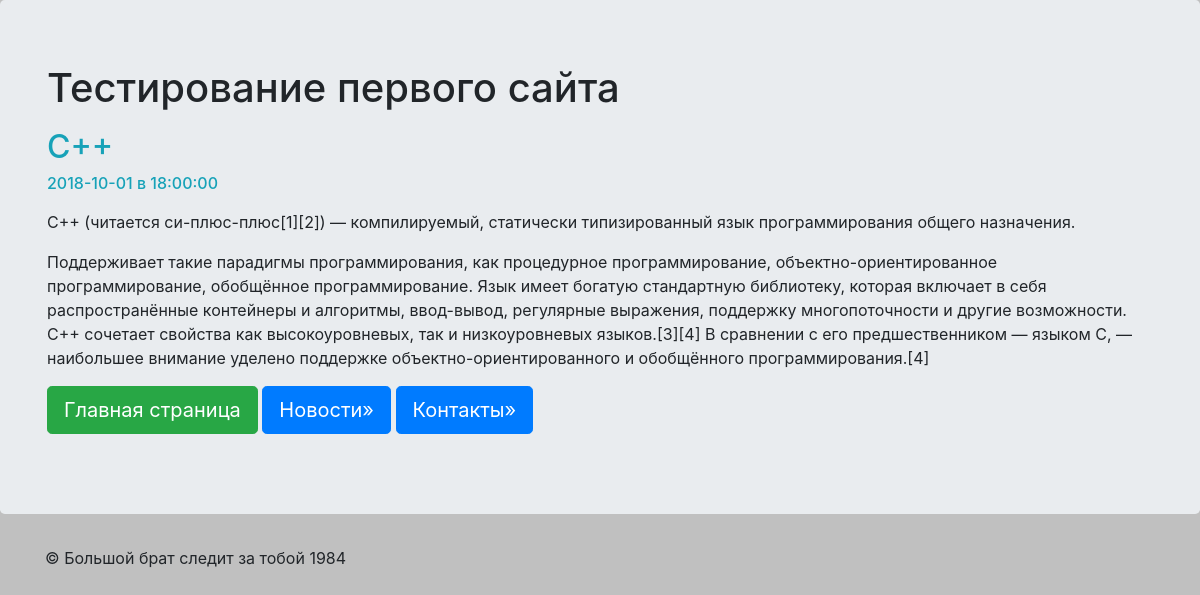
Screenshot of /news/3 with the database file from the repository.
### news/models.py (models this page shows, shortened)
class Articles(models.Model):
  title = models.CharField(max_length = 120)
  post = models.TextField()
  date = models.DateTimeField()

### news/templates/news/post.html
{% extends "mainApp/wrapper.html" %}
{% block content %}
  <h2 class="text-info">{{articles.title}}</h2>
  <h6 class="text-info">{{articles.date|date:"Y-m-d в H:i:s"}}</h6>
  <p>{{articles.post|safe|linebreaks}}</p>
{% endblock %}

### rows the page displays
Articles: title "C++", date "2018-10-01 в 18:00:00", post "C++ (читается си-плюс-плюс[1][2]) — компилируемый, статически типизированный язык программирования общего назначения. Поддерживает такие парадигмы программирования, как процедурное программирование, объектно-ориентированное программирование, обобщённое программирование. Язык имеет богатую стандартную библиотеку, которая включает в себя распространённые контейнеры и алгоритмы, ввод-вывод, регулярные выражения, поддержку многопоточности и другие возможности. C++ сочетает свойства как высокоуровневых, так и низкоуровневых языков.[3][4] В сравнении с его предшественником — языком C, — наибольшее внимание уделено поддержке объектно-ориентированного и обобщённого программирования.[4]"
